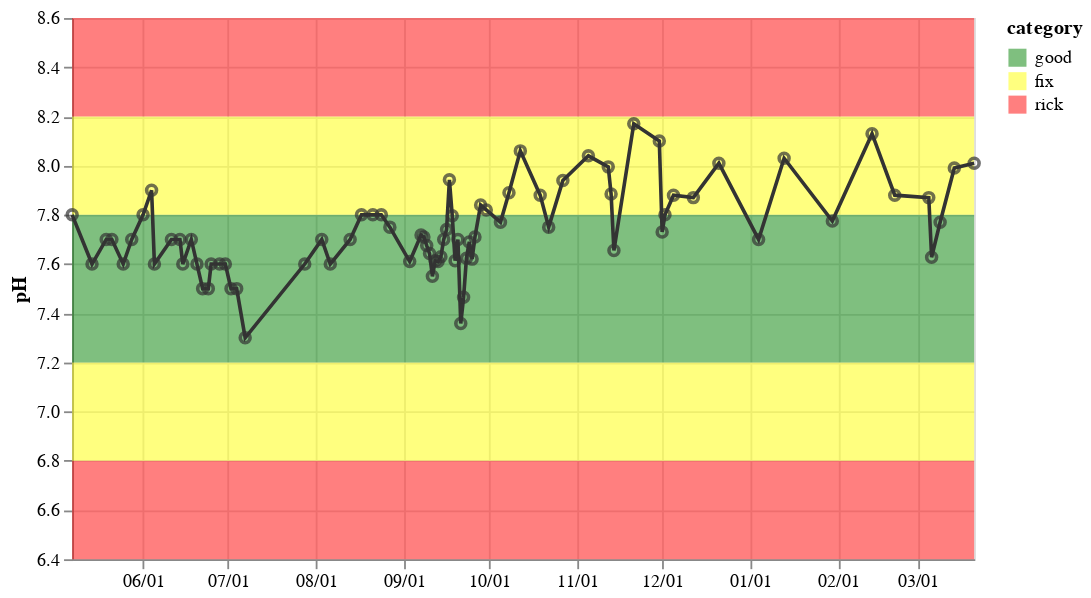

Source (notebook cell):
### Code cell
base = alt.Chart(readings.groupby('date', as_index=False).mean()).encode(
    x=alt.X('date:T', axis=alt.Axis(format='%m/%d'), title=None),
).properties(
    width=500,
    height=300
)

line = base.mark_line(color='#333').encode(
    alt.Y('ph_instrument:Q', title='pH')
)

points = line.mark_point(color='#333')

zones = alt.Chart(ph_ranges).mark_rect(opacity=.5).encode(
    y=alt.Y('low', scale=alt.Scale(domain=(6.5, 8.5))),
    y2='high',
    color=alt.Color('category:N', scale=alt.Scale(domain=ph_cats, range=ph_cat_colors))
)

# free_chlorine_line = base.mark_line(color='blue').encode(
#     alt.Y('free_chlorine:Q', title='Free Chlorine')
# )

zones + line + points

### Figure 1 — Vega-Lite specification as saved in the notebook (floating-point values rounded to 4 significant figures)
{"config": {"view": {"continuousWidth": 400, "continuousHeight": 300}}, "layer": [{"data": {"name": "data-18b98d4426c5dfb24dfddbeffcfc6075"}, "mark": {"type": "rect", "opacity": 0.5}, "encoding": {"color": {"field": "category", "scale": {"domain": ["good", "fix", "rick"], "range": ["green", "yellow", "red"]}, "type": "nominal"}, "y": {"field": "low", "scale": {"domain": [6.5, 8.5]}, "type": "quantitative"}, "y2": {"field": "high"}}}, {"data": {"name": "data-c82ca6ac6ca5b00258950661963d718f"}, "mark": {"type": "line", "color": "#333"}, "encoding": {"x": {"axis": {"format": "%m/%d"}, "field": "date", "title": null, "type": "temporal"}, "y": {"field": "ph_instrument", "title": "pH", "type": "quantitative"}}, "height": 300, "width": 500}, {"data": {"name": "data-c82ca6ac6ca5b00258950661963d718f"}, "mark": {"type": "point", "color": "#333"}, "encoding": {"x": {"axis": {"format": "%m/%d"}, "field": "date", "title": null, "type": "temporal"}, "y": {"field": "ph_instrument", "title": "pH", "type": "quantitative"}}, "height": 300, "width": 500}], "$schema": "https://vega.github.io/schema/vega-lite/v4.17.0.json", "datasets": {"data-18b98d4426c5dfb24dfddbeffcfc6075": [{"low": 6.4, "high": 6.8, "category": "rick"}, {"low": 6.8, "high": 7.2, "category": "fix"}, {"low": 7.2, "high": 7.8, "category": "good"}, {"low": 7.8, "high": 8.2, "category": "fix"}, {"low": 8.2, "high": 8.6, "category": "rick"}], "data-c82ca6ac6ca5b00258950661963d718f": [{"date": "2022-05-07T00:00:00", "total_hardness": 500.0, "total_chlorine": 5.0, "free_chlorine": 5.0, "ph_strip": null, "total_alkalinity": 120.0, "stabilizer": 50.0, "ph_instrument": 7.8, "water_temp": null}, {"date": "2022-05-14T00:00:00", "total_hardness": 500.0, "total_chlorine": 1.0, "free_chlorine": 0.0, "ph_strip": null, "total_alkalinity": 40.0, "stabilizer": 0.0, "ph_instrument": 7.6, "water_temp": 83.1}, {"date": "2022-05-19T00:00:00", "total_hardness": 250.0, "total_chlorine": 3.0, "free_chlorine": 3.0, "ph_strip": null, "total_alkalinity": 40.0, "stabilizer": 50.0, "ph_instrument": 7.7, "water_temp": 85.4}, {"date": "2022-05-21T00:00:00", "total_hardness": 500.0, "total_chlorine": 3.0, "free_chlorine": 1.0, "ph_strip": null, "total_alkalinity": 40.0, "stabilizer": 0.0, "ph_instrument": 7.7, "water_temp": 80.9}, {"date": "2022-05-25T00:00:00", "total_hardness": 500.0, "total_chlorine": 3.0, "free_chlorine": 1.0, "ph_strip": null, "total_alkalinity": 40.0, "stabilizer": 0.0, "ph_instrument": 7.6, "water_temp": 82.0}, {"date": "2022-05-28T00:00:00", "total_hardness": 500.0, "total_chlorine": 1.0, "free_chlorine": 1.0, "ph_strip": null, "total_alkalinity": 40.0, "stabilizer": 0.0, "ph_instrument": 7.7, "water_temp": 82.0}, {"date": "2022-06-01T00:00:00", "total_hardness": 500.0, "total_chlorine": 1.0, "free_chlorine": 1.0, "ph_strip": null, "total_alkalinity": 40.0, "stabilizer": 50.0, "ph_instrument": 7.8, "water_temp": 84.5}, {"date": "2022-06-04T00:00:00", "total_hardness": 250.0, "total_chlorine": 0.0, "free_chlorine": 0.0, "ph_strip": null, "total_alkalinity": 40.0, "stabilizer": 50.0, "ph_instrument": 7.9, "water_temp": 79.8}, {"date": "2022-06-05T00:00:00", "total_hardness": 500.0, "total_chlorine": 1.0, "free_chlorine": 0.0, "ph_strip": null, "total_alkalinity": 40.0, "stabilizer": 50.0, "ph_instrument": 7.6, "water_temp": 85.2}, {"date": "2022-06-11T00:00:00", "total_hardness": 500.0, "total_chlorine": 3.0, "free_chlorine": 3.0, "ph_strip": null, "total_alkalinity": 40.0, "stabilizer": 50.0, "ph_instrument": 7.7, "water_temp": 84.2}, {"date": "2022-06-14T00:00:00", "total_hardness": 500.0, "total_chlorine": 1.0, "free_chlorine": 1.0, "ph_strip": null, "total_alkalinity": 40.0, "stabilizer": 50.0, "ph_instrument": 7.7, "water_temp": 86.7}, {"date": "2022-06-15T00:00:00", "total_hardness": 500.0, "total_chlorine": 3.0, "free_chlorine": 3.0, "ph_strip": null, "total_alkalinity": 120.0, "stabilizer": 50.0, "ph_instrument": 7.6, "water_temp": 87.4}, {"date": "2022-06-18T00:00:00", "total_hardness": 500.0, "total_chlorine": 3.0, "free_chlorine": 1.0, "ph_strip": null, "total_alkalinity": 40.0, "stabilizer": 50.0, "ph_instrument": 7.7, "water_temp": 85.4}, {"date": "2022-06-20T00:00:00", "total_hardness": 500.0, "total_chlorine": 1.0, "free_chlorine": 1.0, "ph_strip": null, "total_alkalinity": 40.0, "stabilizer": 50.0, "ph_instrument": 7.6, "water_temp": 88.3}, {"date": "2022-06-22T00:00:00", "total_hardness": 250.0, "total_chlorine": 2.0, "free_chlorine": 1.5, "ph_strip": 6.8, "total_alkalinity": 40.0, "stabilizer": 0.0, "ph_instrument": 7.5, "water_temp": 83.8}, {"date": "2022-06-24T00:00:00", "total_hardness": 500.0, "total_chlorine": 3.0, "free_chlorine": 1.0, "ph_strip": 6.8, "total_alkalinity": 40.0, "stabilizer": 0.0, "ph_instrument": 7.5, "water_temp": 86.3}, {"date": "2022-06-25T00:00:00", "total_hardness": 500.0, "total_chlorine": 3.0, "free_chlorine": 3.0, "ph_strip": 6.8, "total_alkalinity": 40.0, "stabilizer": 0.0, "ph_instrument": 7.6, "water_temp": 86.3}, {"date": "2022-06-28T00:00:00", "total_hardness": 250.0, "total_chlorine": 0.5, "free_chlorine": 0.0, "ph_strip": 6.8, "total_alkalinity": 40.0, "stabilizer": 0.0, "ph_instrument": 7.6, "water_temp": 87.3}, {"date": "2022-06-30T00:00:00", "total_hardness": 250.0, "total_chlorine": 3.0, "free_chlorine": 3.0, "ph_strip": 6.8, "total_alkalinity": 40.0, "stabilizer": 0.0, "ph_instrument": 7.6, "water_temp": 84.5}, {"date": "2022-07-02T00:00:00", "total_hardness": 250.0, "total_chlorine": 3.0, "free_chlorine": 1.0, "ph_strip": 6.8, "total_alkalinity": 20.0, "stabilizer": 0.0, "ph_instrument": 7.5, "water_temp": 85.4}, {"date": "2022-07-04T00:00:00", "total_hardness": 250.0, "total_chlorine": 4.0, "free_chlorine": 1.5, "ph_strip": 6.8, "total_alkalinity": 20.0, "stabilizer": 0.0, "ph_instrument": 7.5, "water_temp": 88.6}, {"date": "2022-07-07T00:00:00", "total_hardness": 250.0, "total_chlorine": 15.0, "free_chlorine": 6.5, "ph_strip": 6.2, "total_alkalinity": 20.0, "stabilizer": 0.0, "ph_instrument": 7.3, "water_temp": 87.7}, {"date": "2022-07-28T00:00:00", "total_hardness": 250.0, "total_chlorine": 3.0, "free_chlorine": 3.0, "ph_strip": 6.8, "total_alkalinity": 20.0, "stabilizer": 40.0, "ph_instrument": 7.6, "water_temp": 85.6}, {"date": "2022-08-03T00:00:00", "total_hardness": 250.0, "total_chlorine": 3.0, "free_chlorine": 3.0, "ph_strip": 6.8, "total_alkalinity": 40.0, "stabilizer": 50.0, "ph_instrument": 7.7, "water_temp": 85.7}, {"date": "2022-08-06T00:00:00", "total_hardness": 250.0, "total_chlorine": 3.0, "free_chlorine": 2.5, "ph_strip": 6.8, "total_alkalinity": 30.0, "stabilizer": 20.0, "ph_instrument": 7.6, "water_temp": 87.25}, {"date": "2022-08-13T00:00:00", "total_hardness": 250.0, "total_chlorine": 1.0, "free_chlorine": 0.75, "ph_strip": 6.8, "total_alkalinity": 30.0, "stabilizer": 20.0, "ph_instrument": 7.7, "water_temp": 85.75}, {"date": "2022-08-17T00:00:00", "total_hardness": 250.0, "total_chlorine": 1.0, "free_chlorine": 0.5, "ph_strip": 6.8, "total_alkalinity": 40.0, "stabilizer": 40.0, "ph_instrument": 7.8, "water_temp": 88.3}, {"date": "2022-08-21T00:00:00", "total_hardness": 250.0, "total_chlorine": 1.0, "free_chlorine": 0.5, "ph_strip": 6.8, "total_alkalinity": 40.0, "stabilizer": 40.0, "ph_instrument": 7.8, "water_temp": 88.1}, {"date": "2022-08-24T00:00:00", "total_hardness": 250.0, "total_chlorine": 3.0, "free_chlorine": 3.0, "ph_strip": 6.8, "total_alkalinity": 40.0, "stabilizer": 40.0, "ph_instrument": 7.8, "water_temp": 89.4}, {"date": "2022-08-27T00:00:00", "total_hardness": 250.0, "total_chlorine": 3.0, "free_chlorine": 2.0, "ph_strip": 6.8, "total_alkalinity": 40.0, "stabilizer": 40.0, "ph_instrument": 7.75, "water_temp": 87.3}, {"date": "2022-09-03T00:00:00", "total_hardness": 500.0, "total_chlorine": 3.0, "free_chlorine": 1.0, "ph_strip": 6.8, "total_alkalinity": 40.0, "stabilizer": 40.0, "ph_instrument": 7.61, "water_temp": 88.47}, {"date": "2022-09-07T00:00:00", "total_hardness": 300.0, "total_chlorine": 2.2, "free_chlorine": 1.0, "ph_strip": 6.8, "total_alkalinity": 40.0, "stabilizer": 40.0, "ph_instrument": 7.718, "water_temp": 88.48}, {"date": "2022-09-08T00:00:00", "total_hardness": 250.0, "total_chlorine": 3.0, "free_chlorine": 3.0, "ph_strip": 6.8, "total_alkalinity": 40.0, "stabilizer": 20.0, "ph_instrument": 7.71, "water_temp": 86.1}, {"date": "2022-09-09T00:00:00", "total_hardness": 300.0, "total_chlorine": 5.0, "free_chlorine": 3.0, "ph_strip": 6.2, "total_alkalinity": 30.0, "stabilizer": 20.0, "ph_instrument": 7.675, "water_temp": 87.2}, {"date": "2022-09-10T00:00:00", "total_hardness": 250.0, "total_chlorine": 8.75, "free_chlorine": 8.125, "ph_strip": 6.9, "total_alkalinity": 25.0, "stabilizer": 10.0, "ph_instrument": 7.643, "water_temp": 86.25}, {"date": "2022-09-11T00:00:00", "total_hardness": 250.0, "total_chlorine": 99.0, "free_chlorine": 99.0, "ph_strip": 6.8, "total_alkalinity": 20.0, "stabilizer": 0.0, "ph_instrument": 7.55, "water_temp": 86.3}, {"date": "2022-09-12T00:00:00", "total_hardness": 250.0, "total_chlorine": 10.0, "free_chlorine": 10.0, "ph_strip": 6.8, "total_alkalinity": 20.0, "stabilizer": 0.0, "ph_instrument": 7.613, "water_temp": 85.93}, {"date": "2022-09-13T00:00:00", "total_hardness": 250.0, "total_chlorine": 7.5, "free_chlorine": 7.0, "ph_strip": 6.8, "total_alkalinity": 30.0, "stabilizer": 20.0, "ph_instrument": 7.61, "water_temp": 84.2}, {"date": "2022-09-14T00:00:00", "total_hardness": 250.0, "total_chlorine": 5.0, "free_chlorine": 5.0, "ph_strip": 6.8, "total_alkalinity": 40.0, "stabilizer": 40.0, "ph_instrument": 7.63, "water_temp": 85.9}, {"date": "2022-09-15T00:00:00", "total_hardness": 250.0, "total_chlorine": 10.0, "free_chlorine": 4.0, "ph_strip": 6.8, "total_alkalinity": 20.0, "stabilizer": 0.0, "ph_instrument": 7.7, "water_temp": 84.0}, {"date": "2022-09-16T00:00:00", "total_hardness": 250.0, "total_chlorine": 10.0, "free_chlorine": 4.0, "ph_strip": 6.8, "total_alkalinity": 20.0, "stabilizer": 0.0, "ph_instrument": 7.74, "water_temp": 84.9}, {"date": "2022-09-17T00:00:00", "total_hardness": 281.2, "total_chlorine": 99.0, "free_chlorine": 79.25, "ph_strip": 7.5, "total_alkalinity": 105.0, "stabilizer": 55.0, "ph_instrument": 7.942, "water_temp": 83.35}, {"date": "2022-09-18T00:00:00", "total_hardness": 250.0, "total_chlorine": 38.0, "free_chlorine": 11.67, "ph_strip": 6.933, "total_alkalinity": 80.0, "stabilizer": 40.0, "ph_instrument": 7.797, "water_temp": 82.92}, {"date": "2022-09-19T00:00:00", "total_hardness": 250.0, "total_chlorine": 69.33, "free_chlorine": 69.33, "ph_strip": 7.267, "total_alkalinity": 53.33, "stabilizer": 13.33, "ph_instrument": 7.613, "water_temp": 83.07}, {"date": "2022-09-20T00:00:00", "total_hardness": 250.0, "total_chlorine": 6.5, "free_chlorine": 5.25, "ph_strip": 6.8, "total_alkalinity": 40.0, "stabilizer": 30.0, "ph_instrument": 7.7, "water_temp": 85.0}, {"date": "2022-09-21T00:00:00", "total_hardness": 250.0, "total_chlorine": 0.8333, "free_chlorine": 0.25, "ph_strip": 6.467, "total_alkalinity": 46.67, "stabilizer": 6.667, "ph_instrument": 7.358, "water_temp": 84.5}, {"date": "2022-09-22T00:00:00", "total_hardness": 250.0, "total_chlorine": 2.5, "free_chlorine": 1.75, "ph_strip": 6.5, "total_alkalinity": 40.0, "stabilizer": 0.0, "ph_instrument": 7.465, "water_temp": 82.95}, {"date": "2022-09-23T00:00:00", "total_hardness": 250.0, "total_chlorine": 3.0, "free_chlorine": 2.0, "ph_strip": 6.2, "total_alkalinity": 40.0, "stabilizer": 0.0, "ph_instrument": 7.623, "water_temp": 83.67}, {"date": "2022-09-24T00:00:00", "total_hardness": 250.0, "total_chlorine": 3.0, "free_chlorine": 1.0, "ph_strip": 6.2, "total_alkalinity": 40.0, "stabilizer": 0.0, "ph_instrument": 7.69, "water_temp": 82.7}, {"date": "2022-09-25T00:00:00", "total_hardness": 250.0, "total_chlorine": 5.0, "free_chlorine": 5.0, "ph_strip": 6.2, "total_alkalinity": 40.0, "stabilizer": 0.0, "ph_instrument": 7.62, "water_temp": 84.2}, {"date": "2022-09-26T00:00:00", "total_hardness": 250.0, "total_chlorine": 5.0, "free_chlorine": 5.0, "ph_strip": 6.2, "total_alkalinity": 40.0, "stabilizer": 0.0, "ph_instrument": 7.71, "water_temp": 82.7}, {"date": "2022-09-28T00:00:00", "total_hardness": 250.0, "total_chlorine": 5.0, "free_chlorine": 5.0, "ph_strip": 6.8, "total_alkalinity": 40.0, "stabilizer": 0.0, "ph_instrument": 7.84, "water_temp": 79.1}, {"date": "2022-09-30T00:00:00", "total_hardness": 250.0, "total_chlorine": 3.0, "free_chlorine": 3.0, "ph_strip": 6.2, "total_alkalinity": 40.0, "stabilizer": 0.0, "ph_instrument": 7.82, "water_temp": 78.4}, {"date": "2022-10-05T00:00:00", "total_hardness": 250.0, "total_chlorine": 3.0, "free_chlorine": 0.0, "ph_strip": 6.8, "total_alkalinity": 40.0, "stabilizer": 0.0, "ph_instrument": 7.77, "water_temp": 76.8}, {"date": "2022-10-08T00:00:00", "total_hardness": 250.0, "total_chlorine": 3.0, "free_chlorine": 0.0, "ph_strip": 6.8, "total_alkalinity": 40.0, "stabilizer": 0.0, "ph_instrument": 7.89, "water_temp": 77.3}, {"date": "2022-10-12T00:00:00", "total_hardness": 250.0, "total_chlorine": 5.0, "free_chlorine": 5.0, "ph_strip": 6.8, "total_alkalinity": 40.0, "stabilizer": 0.0, "ph_instrument": 8.06, "water_temp": 81.3}, {"date": "2022-10-19T00:00:00", "total_hardness": 250.0, "total_chlorine": 5.0, "free_chlorine": 4.0, "ph_strip": 6.8, "total_alkalinity": 40.0, "stabilizer": 0.0, "ph_instrument": 7.88, "water_temp": 74.8}, {"date": "2022-10-22T00:00:00", "total_hardness": 250.0, "total_chlorine": 5.0, "free_chlorine": 4.0, "ph_strip": 6.8, "total_alkalinity": 40.0, "stabilizer": 0.0, "ph_instrument": 7.75, "water_temp": 73.7}, {"date": "2022-10-27T00:00:00", "total_hardness": 250.0, "total_chlorine": 3.0, "free_chlorine": 1.0, "ph_strip": 6.8, "total_alkalinity": 40.0, "stabilizer": 0.0, "ph_instrument": 7.94, "water_temp": 77.7}, {"date": "2022-11-05T00:00:00", "total_hardness": 250.0, "total_chlorine": 3.0, "free_chlorine": 3.0, "ph_strip": 6.8, "total_alkalinity": 40.0, "stabilizer": 0.0, "ph_instrument": 8.04, "water_temp": 78.8}, {"date": "2022-11-12T00:00:00", "total_hardness": 100.0, "total_chlorine": 1.5, "free_chlorine": 0.0, "ph_strip": 6.8, "total_alkalinity": 40.0, "stabilizer": 0.0, "ph_instrument": 7.995, "water_temp": 76.15}, {"date": "2022-11-13T00:00:00", "total_hardness": 100.0, "total_chlorine": 0.25, "free_chlorine": 0.0, "ph_strip": 6.8, "total_alkalinity": 40.0, "stabilizer": 0.0, "ph_instrument": 7.885, "water_temp": 76.8}, {"date": "2022-11-14T00:00:00", "total_hardness": 100.0, "total_chlorine": 0.5, "free_chlorine": 0.25, "ph_strip": 6.8, "total_alkalinity": 40.0, "stabilizer": 0.0, "ph_instrument": 7.655, "water_temp": 76.5}, {"date": "2022-11-21T00:00:00", "total_hardness": 100.0, "total_chlorine": 0.0, "free_chlorine": 0.0, "ph_strip": 6.8, "total_alkalinity": 40.0, "stabilizer": 0.0, "ph_instrument": 8.17, "water_temp": 70.1}, {"date": "2022-11-30T00:00:00", "total_hardness": 100.0, "total_chlorine": 0.0, "free_chlorine": 0.0, "ph_strip": 6.2, "total_alkalinity": 40.0, "stabilizer": 0.0, "ph_instrument": 8.1, "water_temp": 73.9}, {"date": "2022-12-01T00:00:00", "total_hardness": 100.0, "total_chlorine": 1.75, "free_chlorine": 0.5, "ph_strip": 6.8, "total_alkalinity": 30.0, "stabilizer": 0.0, "ph_instrument": 7.73, "water_temp": 73.35}, {"date": "2022-12-02T00:00:00", "total_hardness": 100.0, "total_chlorine": 1.0, "free_chlorine": 0.0, "ph_strip": 6.8, "total_alkalinity": 40.0, "stabilizer": 20.0, "ph_instrument": 7.8, "water_temp": 73.0}, {"date": "2022-12-05T00:00:00", "total_hardness": 100.0, "total_chlorine": 1.0, "free_chlorine": 0.0, "ph_strip": 6.8, "total_alkalinity": 40.0, "stabilizer": 0.0, "ph_instrument": 7.88, "water_temp": 72.5}, {"date": "2022-12-12T00:00:00", "total_hardness": 100.0, "total_chlorine": 3.0, "free_chlorine": 2.0, "ph_strip": 6.8, "total_alkalinity": 40.0, "stabilizer": 0.0, "ph_instrument": 7.87, "water_temp": 72.3}, {"date": "2022-12-21T00:00:00", "total_hardness": 100.0, "total_chlorine": 3.0, "free_chlorine": 3.0, "ph_strip": 6.2, "total_alkalinity": 40.0, "stabilizer": 0.0, "ph_instrument": 8.01, "water_temp": 66.9}, {"date": "2023-01-04T00:00:00", "total_hardness": 100.0, "total_chlorine": 5.0, "free_chlorine": 5.0, "ph_strip": 6.2, "total_alkalinity": 40.0, "stabilizer": 0.0, "ph_instrument": 7.7, "water_temp": 71.7}, {"date": "2023-01-13T00:00:00", "total_hardness": 100.0, "total_chlorine": 0.5, "free_chlorine": 0.5, "ph_strip": 6.8, "total_alkalinity": 40.0, "stabilizer": 0.0, "ph_instrument": 8.03, "water_temp": 67.6}, {"date": "2023-01-30T00:00:00", "total_hardness": 100.0, "total_chlorine": 0.75, "free_chlorine": 0.75, "ph_strip": 6.5, "total_alkalinity": 40.0, "stabilizer": 0.0, "ph_instrument": 7.775, "water_temp": 71.45}, {"date": "2023-02-13T00:00:00", "total_hardness": 100.0, "total_chlorine": 0.5, "free_chlorine": 0.0, "ph_strip": 6.8, "total_alkalinity": 40.0, "stabilizer": 0.0, "ph_instrument": 8.13, "water_temp": 68.8}, {"date": "2023-02-21T00:00:00", "total_hardness": 100.0, "total_chlorine": 1.0, "free_chlorine": 0.0, "ph_strip": 6.8, "total_alkalinity": 40.0, "stabilizer": 0.0, "ph_instrument": 7.88, "water_temp": 78.2}, {"date": "2023-03-05T00:00:00", "total_hardness": 100.0, "total_chlorine": 0.0, "free_chlorine": 0.0, "ph_strip": 6.8, "total_alkalinity": 40.0, "stabilizer": 0.0, "ph_instrument": 7.87, "water_temp": 79.2}, {"date": "2023-03-06T00:00:00", "total_hardness": 137.5, "total_chlorine": 7.5, "free_chlorine": 3.75, "ph_strip": 6.8, "total_alkalinity": 40.0, "stabilizer": 0.0, "ph_instrument": 7.628, "water_temp": 78.2}, {"date": "2023-03-09T00:00:00", "total_hardness": 100.0, "total_chlorine": 3.0, "free_chlorine": 2.0, "ph_strip": 6.8, "total_alkalinity": 40.0, "stabilizer": 0.0, "ph_instrument": 7.77, "water_temp": 76.1}, {"date": "2023-03-14T00:00:00", "total_hardness": 250.0, "total_chlorine": 1.0, "free_chlorine": 1.0, "ph_strip": 6.8, "total_alkalinity": 40.0, "stabilizer": 0.0, "ph_instrument": 7.99, "water_temp": 74.4}, {"date": "2023-03-21T00:00:00", "total_hardness": 100.0, "total_chlorine": 3.0, "free_chlorine": 2.0, "ph_strip": 6.8, "total_alkalinity": 40.0, "stabilizer": 0.0, "ph_instrument": 8.01, "water_temp": 64.7}]}}
